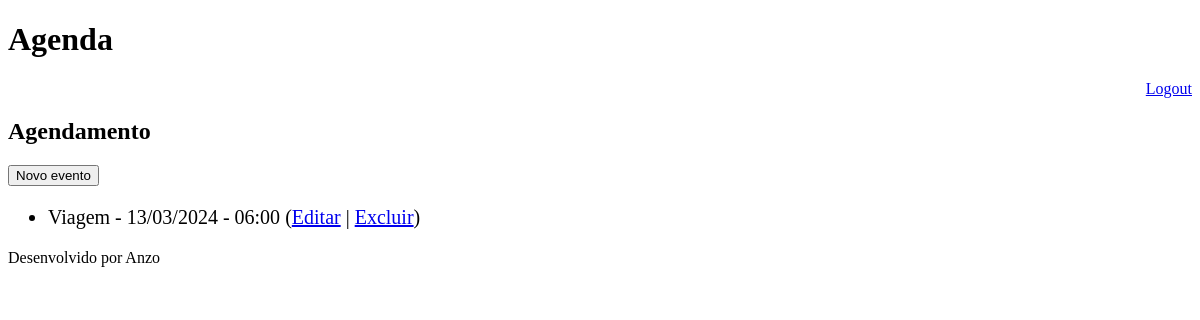
/agenda/ (signed in), run on an earlier commit of the app's database.
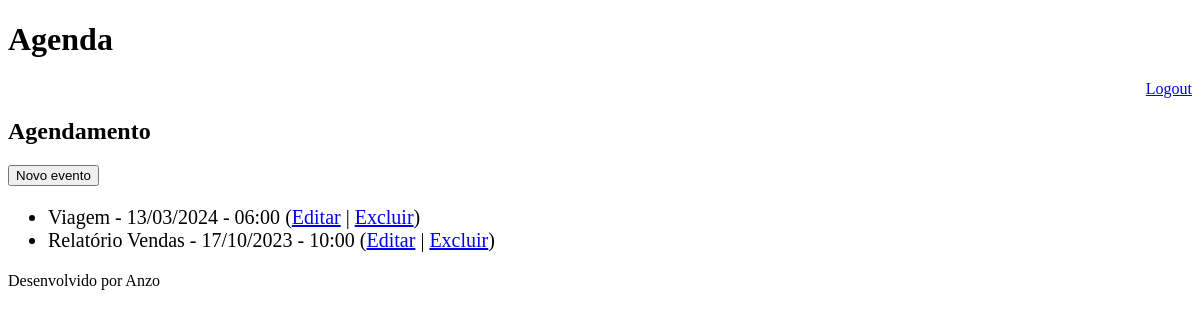
And on a later commit of the database.
### core/models.py (models this page shows, shortened)
class Evento(models.Model):
    titulo = models.CharField(max_length=100)
    descricao = models.TextField(blank=True, null=True)
    data_evento = models.DateTimeField(verbose_name='Data do Evento')
    data_criacao = models.DateTimeField(
        auto_now=True, verbose_name='Data da criação')
    usuario = models.ForeignKey(User, on_delete=models.CASCADE)
    class Meta:
        db_table = 'evento'
    def get_data_evento(self):
        return self.data_evento.strftime('%d/%m/%Y - %H:%M')
    def get_evento_atrasado(self):
        if self.data_evento < datetime.now():
            return True
        else:
            return False

### core/views.py (the view)
# urls.py: path('agenda/', views.lista_eventos),
@login_required(login_url='/login/')
def lista_eventos(request):
    usuario = request.user
    data_atual = datetime.now() - timedelta(hours=1)
    evento = Evento.objects.filter(usuario=usuario,
                                    data_evento__gt=data_atual)
    data = {'eventos': evento}
    return render(request, 'agenda.html', data)

### templates/agenda.html
{% extends "model-page.html" %}
{% block content %}
<h2>Agendamento</h2>
<a href="evento/">
    <button type="button">Novo evento</button>
</a>
<ul style="font-size: 20px">
    {% for evento in eventos %}
        <li>
            <div style={% if evento.get_evento_atrasado %} "color:red" {% endif %} >
                {{ evento.titulo }} - {{ evento.get_data_evento }}
                (<a href="evento/?id={{ evento.id }}">Editar</a>
                 | <a href="evento/delete/{{ evento.id }}">Excluir</a>)
            </div>
        </li>
    {% endfor %}
</ul>
{% endblock %}

What changed in the data, as far as the page shows it:
added Evento: titulo "Relatório Vendas", get_data_evento "17/10/2023 - 10:00"
